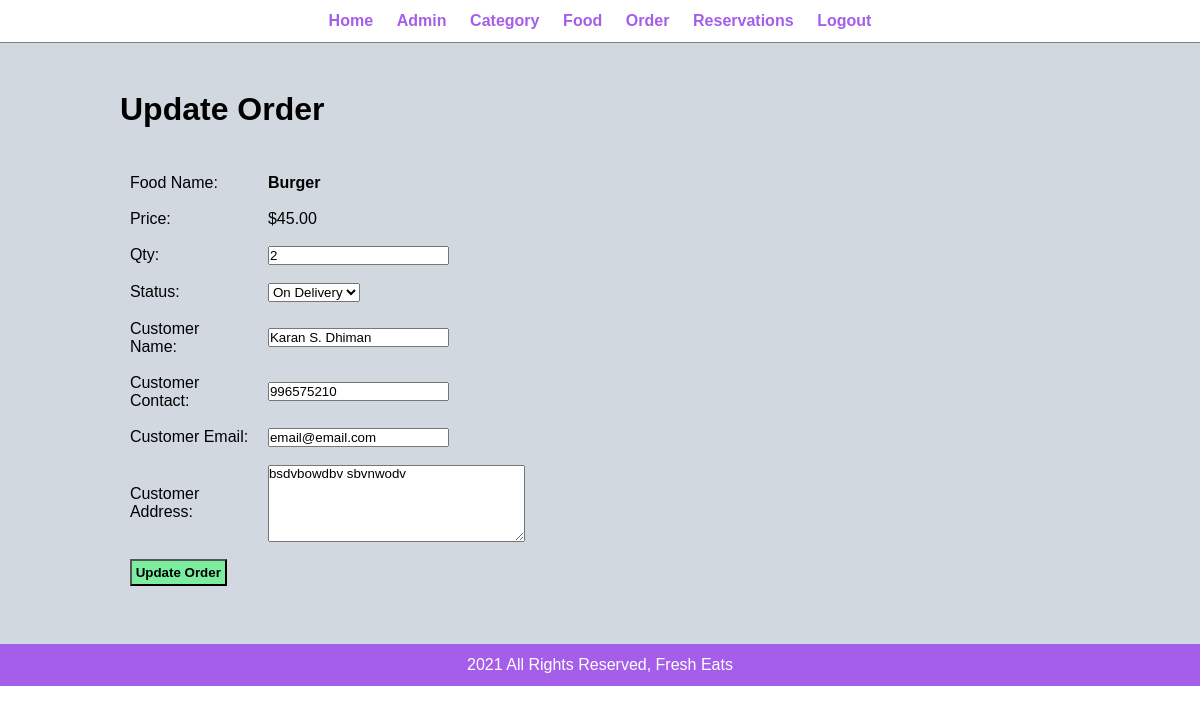
Page /admin/update-order.php?id=8 (signed in) on the committed database.
### tables this page shows
CREATE TABLE `tbl_order` (
  `id` int(10) UNSIGNED NOT NULL,
  `food` varchar(150) NOT NULL,
  `price` decimal(10,2) NOT NULL,
  `qty` int(11) NOT NULL,
  `total` decimal(10,2) NOT NULL,
  `order_date` datetime NOT NULL,
  `status` varchar(50) NOT NULL,
  `customer_name` varchar(100) NOT NULL,
  `customer_contact` varchar(20) NOT NULL,
  `customer_email` varchar(50) NOT NULL,
  `customer_address` varchar(255) NOT NULL
);

### admin/update-order.php (the view, shortened to what this page needs)
<?php include('partials/menu.php'); ?>
<div class="main-content">
	<div class="wrapper">
		<h1>Update Order</h1>
		<br><br>
		<?php
		    if(isset($_GET['id']))
		    {
			$id = $_GET['id'];
			$sql = "SELECT * FROM tbl_order WHERE id=$id";
			$res = mysqli_query($conn, $sql);
			$count = mysqli_num_rows($res);
			if($count==1)
			{
				$row = mysqli_fetch_assoc($res);
				$food = $row['food'];
				$price = $row['price'];
				$qty = $row['qty'];
				$status = $row['status'];
				$customer_name = $row['customer_name'];
				$customer_contact= $row['customer_contact'];
				$customer_email = $row['customer_email'];
				$customer_address = $row['customer_address'];
			}
			else
			{
				$_SESSION['no-order-found'] = "<div class = 'error'>Category Not Found!.</div>";
				header('location:'.SITEURL.'admin/manage-category.php');
			}
		    }
			else
		    {
			header('location:'.SITEURL.'admin/manage-order.php');
		    }
		?>
		<form action="" method="POST">
			<table class="tbl-30">
				<tr>
					<td>Food Name:</td>
					<td><b><?php echo $food; ?></b></td>
				</tr>
				<tr>
					<td>Price:</td>
					<td>$<?php echo $price; ?></td>
				</tr>
				<tr>
					<td>Qty: </td>
					<td>
						<input type="number" name="qty" value="<?php echo $qty; ?>">
					</td>
				</tr>
				<tr>
					<td>Status: </td>
					<td>
						<select name="status">
							<option <?php if ($status=="On Delivery"){ echo "selected";} ?> value="On Delivery">On Delivery</option>
						</select>
					</td>
				</tr>
				<tr>
					<td>Customer Name:</td>
					<td>
						<input type="text" name="customer_name" value="<?php echo $customer_name; ?>">
					</td>
				</tr>
				<tr>
					<td>Customer Contact:</td>
					<td>
						<input type="text" name="customer_contact" value="<?php echo $customer_contact; ?>">
					</td>
				</tr>
				<tr>
					<td>Customer Email:</td>
					<td>
						<input type="text" name="customer_email" value="<?php echo $customer_email; ?>">
					</td>
				</tr>
				<tr>
					<td>Customer Address:</td>
					<td>
						<textarea name="customer_address" cols="30" rows="5"><?php echo $customer_address; ?></textarea>
					</td>
				</tr>
				<tr>
					<td colspan="2">
						<input type="submit" name="submit" value="Update Order" class="btn-update">
					</td>
				</tr>
			</table>
		</form>
	</div>
</div>
<?php include('partials/footer.php'); ?>

### css/admin.css (style rules this page uses)
* { margin: 0; padding: 0; font-family: Arial, Helvetica, sans-serif; }
.wrapper { padding: 1%; width: 80%; margin: 0 auto; }
table tr td { padding: 2%; }
.btn-update { background-color: #7bed9f; color: black; cursor: pointer; padding: 1%; text-decoration: none; font-weight: bold; }
.main-content { background-color: #d1d8e0; padding: 3% 0; }

### rows in the picture
tbl_order: food "Burger", price "45.00", qty "2", status "On Delivery", customer_name "Karan S. Dhiman", customer_contact "996575210", customer_email "email@email.com", customer_address "bsdvbowdbv sbvnwodv"
